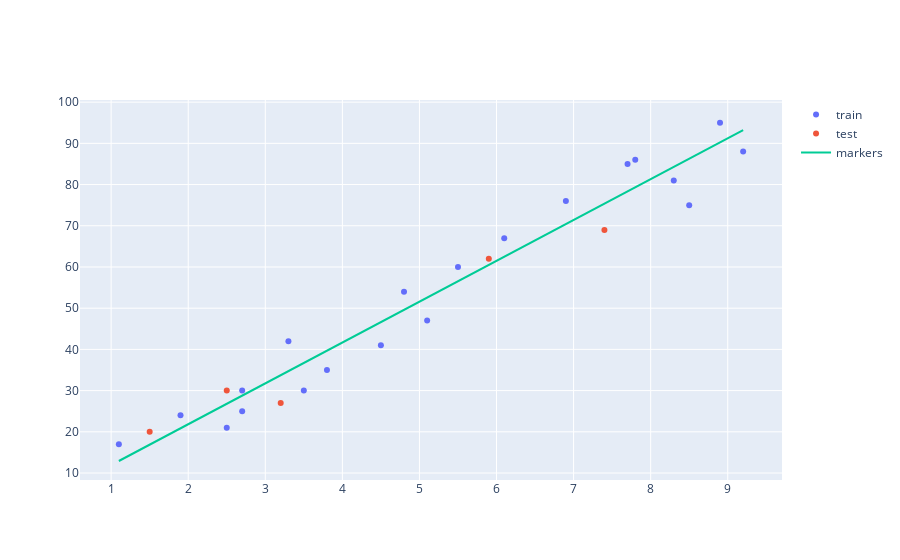

Here is the notebook cell this chart was saved with:
### Code cell
fig = go.Figure([
    go.Scatter(x=X_train.squeeze(), y=y_train, name='train', mode='markers'),
    go.Scatter(x=X_test.squeeze(), y=y_test, name='test', mode='markers'),
    go.Scatter(x=x_range, y=y_range, name='prediction',mode='markers')
])
fig.show()
